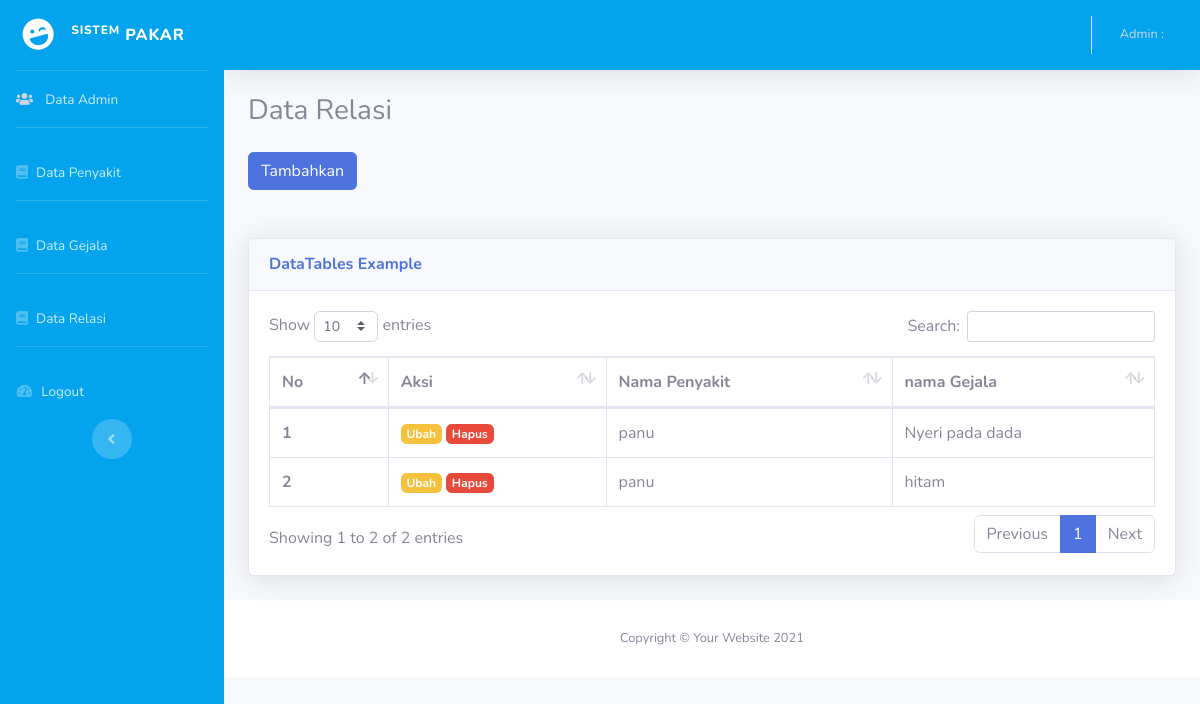
The app's page /index.php/admin/relasi with its own data.
### tables this page shows
CREATE TABLE `relasi` (
  `id_relasi` int(11) NOT NULL,
  `kd_gejala` varchar(4) NOT NULL,
  `kd_penyakit` varchar(4) NOT NULL,
  `bobot` int(11) NOT NULL
);

CREATE TABLE `penyakit_solusi` (
  `kd_penyakit` varchar(10) NOT NULL,
  `nama_penyakit` varchar(100) NOT NULL,
  `definisi` text NOT NULL,
  `solusi` text NOT NULL
);

CREATE TABLE `gejala` (
  `kd_gejala` varchar(10) NOT NULL,
  `gejala` varchar(100) NOT NULL
);

### application/controllers/Admin.php (called while the page is built, shortened)
<?php
class admin extends CI_Controller
{
    public function __construct()
    {
        $this->load->model('konsultasi_model');
        $this->load->model('perawatan_model');
        $this->load->model('login_model');
    }
    public function relasi()
    {
        $data['title'] = 'Data Relasi';
        $data['admin'] = $this->db->get_where('admin', ['username' => $this->session->userdata('username')])->row_array();
        $data['penyakit'] = $this->db->get('penyakit_solusi')->result_array();
        $data['gejala'] = $this->db->get('gejala')->result_array();
        $data['relasi'] = $this->konsultasi_model->getrelasi();
        $this->form_validation->set_rules('kd_penyakit', 'nama penyakit', 'required');
        $this->form_validation->set_rules('kd_gejala', 'nama gejala', 'required');
        $this->form_validation->set_rules('bobot', 'bobot', 'required');
        if ($this->form_validation->run() == false) {
            $this->load->view('template/header_admin', $data);
            $this->load->view('template/sidebar');
            $this->load->view('template/topbar', $data);
            $this->load->view('admin/relasi', $data);
            $this->load->view('template/footer_admin');
        }
    }
}

### index.php (called while the page is built, shortened)
<?php
require_once BASEPATH.'core/CodeIgniter.php';

### application/models/konsultasi_model.php (called while the page is built, shortened)
<?php
class konsultasi_model extends CI_model
{
  public function getrelasi()
  {
    $query = "SELECT * FROM relasi INNER JOIN gejala ON relasi.kd_gejala = gejala.kd_gejala INNER JOIN penyakit_solusi ON relasi.kd_penyakit = penyakit_solusi.kd_penyakit";
    return $this->db->query($query)->result_array();
  }
}

### application/views/admin/relasi.php (the view, shortened to what this page needs)
<div class="container">
  <h3><?= $title; ?></h3>
  <button type="button" class="btn btn-primary mt-3 mb-5" data-toggle="modal" data-target="#exampleModal">Tambahkan </button>
  <div class="card shadow mb-4">
    <div class="card-header py-3">
      <h6 class="m-0 font-weight-bold text-primary">DataTables Example</h6>
    </div>
    <div class="card-body">
      <div class="table-responsive">
        <table class="table table-bordered" id="dataTable" width="100%" cellspacing="0">
          <thead>
            <tr>
              <th scope="col">No</th>
              <th scope="col">Aksi</th>
              <th scope="col">Nama Penyakit</th>
              <th scope="col">nama Gejala</th>
            </tr>
          </thead>
          <tbody>
            <?php $i = 1; ?>
            <?php foreach ($relasi as $rel) : ?>
              <tr>
                <th scope="row"><?= $i; ?></th>
                <td>
                  <a href="<?= base_url('pengaturan_admin/edit_relasi/' . $rel['id_relasi']); ?>" class="btn btn-warning badge btn-sm">Ubah</a>
                  <a href="<?= base_url('pengaturan_admin/hapus_relasi/' . $rel['id_relasi']); ?>" class="btn btn-danger badge btn-sm">Hapus</a>
                </td>
                <td><?= $rel['nama_penyakit']; ?></td>
                <td><?= $rel['gejala']; ?></td>
              </tr>
              <?php $i++; ?>
            <?php endforeach; ?>
          </tbody>
        </table>
      </div>
    </div>
  </div>

### records on screen
relasi: kd_penyakit.nama_penyakit "panu", kd_gejala.gejala "Nyeri pada dada"
relasi: kd_penyakit.nama_penyakit "panu", kd_gejala.gejala "hitam"

### other values on screen
$title "Data Relasi"
